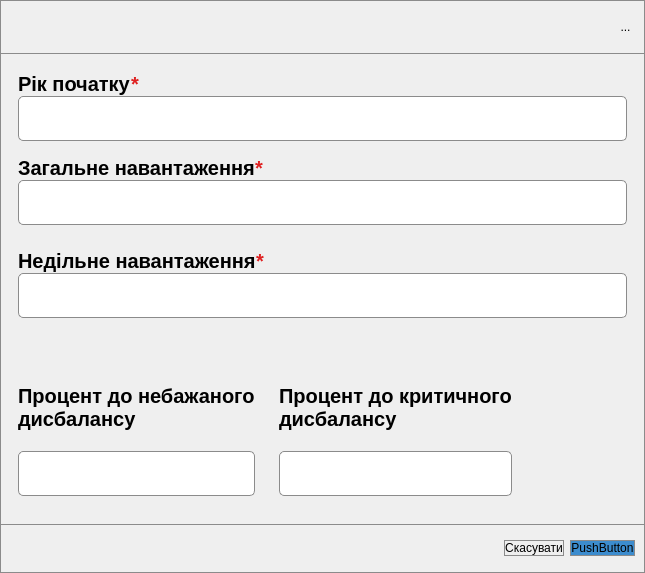
<?xml version="1.0" encoding="UTF-8"?>
<ui version="4.0">
 <class>SettingYearWindow</class>
 <widget class="QDialog" name="SettingYearWindow">
  <property name="geometry">
   <rect>
    <x>0</x>
    <y>0</y>
    <width>645</width>
    <height>573</height>
   </rect>
  </property>
  <property name="windowTitle">
   <string>Dialog</string>
  </property>
  <property name="styleSheet">
   <string notr="true">border: 1px solid rgb(139, 139, 139);</string>
  </property>
  <layout class="QVBoxLayout" name="verticalLayout">
   <property name="spacing">
    <number>0</number>
   </property>
   <property name="leftMargin">
    <number>0</number>
   </property>
   <property name="topMargin">
    <number>0</number>
   </property>
   <property name="rightMargin">
    <number>0</number>
   </property>
   <property name="bottomMargin">
    <number>0</number>
   </property>
   <item>
    <widget class="QFrame" name="Headar">
     <property name="maximumSize">
      <size>
       <width>16777215</width>
       <height>54</height>
      </size>
     </property>
     <property name="styleSheet">
      <string notr="true">border: 1px solid rgb(139, 139, 139);</string>
     </property>
     <property name="frameShape">
      <enum>QFrame::Shape::StyledPanel</enum>
     </property>
     <property name="frameShadow">
      <enum>QFrame::Shadow::Raised</enum>
     </property>
     <layout class="QHBoxLayout" name="horizontalLayout">
      <property name="spacing">
       <number>0</number>
      </property>
      <item>
       <widget class="QLabel" name="windowTitle">
        <property name="layoutDirection">
         <enum>Qt::LayoutDirection::LeftToRight</enum>
        </property>
        <property name="styleSheet">
         <string notr="true">color: black;
border: 0px;
margin-left: 24px;
margin-bottom: 6px;
font: 26px;
font-weight: 700;</string>
        </property>
        <property name="text">
         <string/>
        </property>
        <property name="alignment">
         <set>Qt::AlignmentFlag::AlignCenter</set>
        </property>
       </widget>
      </item>
      <item>
       <widget class="QToolButton" name="closeButton">
        <property name="styleSheet">
         <string notr="true">border: 0px;</string>
        </property>
        <property name="text">
         <string>...</string>
        </property>
       </widget>
      </item>
     </layout>
    </widget>
   </item>
   <item>
    <widget class="QFrame" name="frame">
     <property name="styleSheet">
      <string notr="true">border: 0px;</string>
     </property>
     <property name="frameShape">
      <enum>QFrame::Shape::StyledPanel</enum>
     </property>
     <property name="frameShadow">
      <enum>QFrame::Shadow::Raised</enum>
     </property>
     <layout class="QVBoxLayout" name="verticalLayout_2">
      <item>
       <widget class="QFrame" name="frame_3">
        <property name="frameShape">
         <enum>QFrame::Shape::StyledPanel</enum>
        </property>
        <property name="frameShadow">
         <enum>QFrame::Shadow::Raised</enum>
        </property>
        <layout class="QVBoxLayout" name="verticalLayout_3">
         <property name="spacing">
          <number>0</number>
         </property>
         <property name="bottomMargin">
          <number>0</number>
         </property>
         <item>
          <widget class="QFrame" name="frame_6">
           <property name="styleSheet">
            <string notr="true">color: rgb(223, 33, 33);</string>
           </property>
           <property name="frameShape">
            <enum>QFrame::Shape::StyledPanel</enum>
           </property>
           <property name="frameShadow">
            <enum>QFrame::Shadow::Raised</enum>
           </property>
           <layout class="QHBoxLayout" name="horizontalLayout_3">
            <property name="spacing">
             <number>0</number>
            </property>
            <property name="leftMargin">
             <number>0</number>
            </property>
            <property name="topMargin">
             <number>0</number>
            </property>
            <property name="rightMargin">
             <number>0</number>
            </property>
            <property name="bottomMargin">
             <number>0</number>
            </property>
            <item>
             <widget class="QLabel" name="label">
              <property name="maximumSize">
               <size>
                <width>16777215</width>
                <height>39</height>
               </size>
              </property>
              <property name="styleSheet">
               <string notr="true">color: rgb(0, 0, 0);
font-size: 20px;
font-weight: 700;</string>
              </property>
              <property name="text">
               <string>Рік початку</string>
              </property>
             </widget>
            </item>
            <item>
             <widget class="QLabel" name="label_4">
              <property name="styleSheet">
               <string notr="true">color: rgb(0, 0, 0);
font-size: 20px;
font-weight: 700;
color: rgb(223, 33, 33);</string>
              </property>
              <property name="text">
               <string>*</string>
              </property>
             </widget>
            </item>
            <item>
             <spacer name="horizontalSpacer_2">
              <property name="orientation">
               <enum>Qt::Orientation::Horizontal</enum>
              </property>
              <property name="sizeHint" stdset="0">
               <size>
                <width>40</width>
                <height>20</height>
               </size>
              </property>
             </spacer>
            </item>
           </layout>
          </widget>
         </item>
         <item>
          <widget class="QLineEdit" name="yearLineEdit">
           <property name="minimumSize">
            <size>
             <width>0</width>
             <height>45</height>
            </size>
           </property>
           <property name="styleSheet">
            <string notr="true">background-color: rgb(255, 255, 255);
border: 1px solid rgb(139, 139, 139);
border-radius: 5px;
color: rgb(0, 0, 0);
font-size: 14px;</string>
           </property>
           <property name="text">
            <string/>
           </property>
          </widget>
         </item>
        </layout>
       </widget>
      </item>
      <item>
       <widget class="QFrame" name="frame_5">
        <property name="frameShape">
         <enum>QFrame::Shape::StyledPanel</enum>
        </property>
        <property name="frameShadow">
         <enum>QFrame::Shadow::Raised</enum>
        </property>
        <layout class="QVBoxLayout" name="verticalLayout_4">
         <property name="spacing">
          <number>0</number>
         </property>
         <item>
          <widget class="QFrame" name="frame_8">
           <property name="styleSheet">
            <string notr="true">color: rgb(223, 33, 33);</string>
           </property>
           <property name="frameShape">
            <enum>QFrame::Shape::StyledPanel</enum>
           </property>
           <property name="frameShadow">
            <enum>QFrame::Shadow::Raised</enum>
           </property>
           <layout class="QHBoxLayout" name="horizontalLayout_5">
            <property name="spacing">
             <number>0</number>
            </property>
            <property name="leftMargin">
             <number>0</number>
            </property>
            <property name="topMargin">
             <number>0</number>
            </property>
            <property name="rightMargin">
             <number>0</number>
            </property>
            <property name="bottomMargin">
             <number>0</number>
            </property>
            <item>
             <widget class="QLabel" name="label_6">
              <property name="maximumSize">
               <size>
                <width>16777215</width>
                <height>39</height>
               </size>
              </property>
              <property name="styleSheet">
               <string notr="true">color: rgb(0, 0, 0);
font-size: 20px;
font-weight: 700;</string>
              </property>
              <property name="text">
               <string>Загальне навантаження</string>
              </property>
             </widget>
            </item>
            <item>
             <widget class="QLabel" name="label_7">
              <property name="styleSheet">
               <string notr="true">color: rgb(0, 0, 0);
font-size: 20px;
font-weight: 700;
color: rgb(223, 33, 33);</string>
              </property>
              <property name="text">
               <string>*</string>
              </property>
             </widget>
            </item>
            <item>
             <spacer name="horizontalSpacer_4">
              <property name="orientation">
               <enum>Qt::Orientation::Horizontal</enum>
              </property>
              <property name="sizeHint" stdset="0">
               <size>
                <width>40</width>
                <height>20</height>
               </size>
              </property>
             </spacer>
            </item>
           </layout>
          </widget>
         </item>
         <item>
          <widget class="QLineEdit" name="anualLoadLineEdit">
           <property name="minimumSize">
            <size>
             <width>0</width>
             <height>45</height>
            </size>
           </property>
           <property name="styleSheet">
            <string notr="true">background-color: rgb(255, 255, 255);
border: 1px solid rgb(139, 139, 139);
border-radius: 5px;
color: rgb(0, 0, 0);
font-size: 14px;</string>
           </property>
           <property name="text">
            <string/>
           </property>
          </widget>
         </item>
        </layout>
       </widget>
      </item>
      <item>
       <widget class="QFrame" name="frame_4">
        <property name="frameShape">
         <enum>QFrame::Shape::StyledPanel</enum>
        </property>
        <property name="frameShadow">
         <enum>QFrame::Shadow::Raised</enum>
        </property>
        <layout class="QVBoxLayout" name="verticalLayout_5">
         <property name="spacing">
          <number>0</number>
         </property>
         <item>
          <widget class="QFrame" name="frame_9">
           <property name="styleSheet">
            <string notr="true">color: rgb(223, 33, 33);</string>
           </property>
           <property name="frameShape">
            <enum>QFrame::Shape::StyledPanel</enum>
           </property>
           <property name="frameShadow">
            <enum>QFrame::Shadow::Raised</enum>
           </property>
           <layout class="QHBoxLayout" name="horizontalLayout_6">
            <property name="spacing">
             <number>0</number>
            </property>
            <property name="leftMargin">
             <number>0</number>
            </property>
            <property name="topMargin">
             <number>0</number>
            </property>
            <property name="rightMargin">
             <number>0</number>
            </property>
            <property name="bottomMargin">
             <number>0</number>
            </property>
            <item>
             <widget class="QLabel" name="label_8">
              <property name="maximumSize">
               <size>
                <width>16777215</width>
                <height>39</height>
               </size>
              </property>
              <property name="styleSheet">
               <string notr="true">color: rgb(0, 0, 0);
font-size: 20px;
font-weight: 700;</string>
              </property>
              <property name="text">
               <string>Недільне навантаження</string>
              </property>
             </widget>
            </item>
            <item>
             <widget class="QLabel" name="label_9">
              <property name="styleSheet">
               <string notr="true">color: rgb(0, 0, 0);
font-size: 20px;
font-weight: 700;
color: rgb(223, 33, 33);</string>
              </property>
              <property name="text">
               <string>*</string>
              </property>
             </widget>
            </item>
            <item>
             <spacer name="horizontalSpacer_5">
              <property name="orientation">
               <enum>Qt::Orientation::Horizontal</enum>
              </property>
              <property name="sizeHint" stdset="0">
               <size>
                <width>40</width>
                <height>20</height>
               </size>
              </property>
             </spacer>
            </item>
           </layout>
          </widget>
         </item>
         <item>
          <widget class="QLineEdit" name="weakLoadLineEdit">
           <property name="minimumSize">
            <size>
             <width>0</width>
             <height>45</height>
            </size>
           </property>
           <property name="styleSheet">
            <string notr="true">background-color: rgb(255, 255, 255);
border: 1px solid rgb(139, 139, 139);
border-radius: 5px;
color: rgb(0, 0, 0);
font-size: 14px;</string>
           </property>
           <property name="text">
            <string/>
           </property>
          </widget>
         </item>
        </layout>
       </widget>
      </item>
      <item>
       <widget class="QFrame" name="frame_7">
        <property name="minimumSize">
         <size>
          <width>0</width>
          <height>182</height>
         </size>
        </property>
        <property name="frameShape">
         <enum>QFrame::Shape::StyledPanel</enum>
        </property>
        <property name="frameShadow">
         <enum>QFrame::Shadow::Raised</enum>
        </property>
        <layout class="QHBoxLayout" name="horizontalLayout_4">
         <property name="leftMargin">
          <number>0</number>
         </property>
         <property name="topMargin">
          <number>0</number>
         </property>
         <property name="bottomMargin">
          <number>0</number>
         </property>
         <item>
          <widget class="QFrame" name="frame_10">
           <property name="frameShape">
            <enum>QFrame::Shape::StyledPanel</enum>
           </property>
           <property name="frameShadow">
            <enum>QFrame::Shadow::Raised</enum>
           </property>
           <layout class="QVBoxLayout" name="verticalLayout_6">
            <property name="topMargin">
             <number>0</number>
            </property>
            <property name="bottomMargin">
             <number>0</number>
            </property>
            <item>
             <widget class="QLabel" name="label_3">
              <property name="minimumSize">
               <size>
                <width>0</width>
                <height>76</height>
               </size>
              </property>
              <property name="maximumSize">
               <size>
                <width>16777215</width>
                <height>39</height>
               </size>
              </property>
              <property name="styleSheet">
               <string notr="true">color: rgb(0, 0, 0);
font-size: 20px;
font-weight: 700;</string>
              </property>
              <property name="text">
               <string>Процент до небажаного дисбалансу</string>
              </property>
              <property name="wordWrap">
               <bool>true</bool>
              </property>
             </widget>
            </item>
            <item>
             <widget class="QLineEdit" name="badImbalanceLineEdit">
              <property name="minimumSize">
               <size>
                <width>0</width>
                <height>45</height>
               </size>
              </property>
              <property name="styleSheet">
               <string notr="true">background-color: rgb(255, 255, 255);
border: 1px solid rgb(139, 139, 139);
border-radius: 5px;
color: rgb(0, 0, 0);
font-size: 14px;</string>
              </property>
              <property name="text">
               <string/>
              </property>
             </widget>
            </item>
           </layout>
          </widget>
         </item>
         <item>
          <widget class="QFrame" name="frame_11">
           <property name="frameShape">
            <enum>QFrame::Shape::StyledPanel</enum>
           </property>
           <property name="frameShadow">
            <enum>QFrame::Shadow::Raised</enum>
           </property>
           <layout class="QVBoxLayout" name="verticalLayout_7">
            <property name="topMargin">
             <number>0</number>
            </property>
            <property name="bottomMargin">
             <number>0</number>
            </property>
            <item>
             <widget class="QLabel" name="label_5">
              <property name="minimumSize">
               <size>
                <width>0</width>
                <height>76</height>
               </size>
              </property>
              <property name="maximumSize">
               <size>
                <width>16777215</width>
                <height>39</height>
               </size>
              </property>
              <property name="styleSheet">
               <string notr="true">color: rgb(0, 0, 0);
font-size: 20px;
font-weight: 700;</string>
              </property>
              <property name="text">
               <string>Процент до критичного дисбалансу</string>
              </property>
              <property name="wordWrap">
               <bool>true</bool>
              </property>
             </widget>
            </item>
            <item>
             <widget class="QLineEdit" name="criticalImbalanceLineEdit">
              <property name="minimumSize">
               <size>
                <width>0</width>
                <height>45</height>
               </size>
              </property>
              <property name="styleSheet">
               <string notr="true">background-color: rgb(255, 255, 255);
border: 1px solid rgb(139, 139, 139);
border-radius: 5px;
color: rgb(0, 0, 0);
font-size: 14px;</string>
              </property>
              <property name="text">
               <string/>
              </property>
             </widget>
            </item>
           </layout>
          </widget>
         </item>
         <item>
          <spacer name="horizontalSpacer_3">
           <property name="orientation">
            <enum>Qt::Orientation::Horizontal</enum>
           </property>
           <property name="sizeHint" stdset="0">
            <size>
             <width>40</width>
             <height>20</height>
            </size>
           </property>
          </spacer>
         </item>
        </layout>
       </widget>
      </item>
     </layout>
    </widget>
   </item>
   <item>
    <widget class="QFrame" name="frame_2">
     <property name="maximumSize">
      <size>
       <width>16777215</width>
       <height>54</height>
      </size>
     </property>
     <property name="styleSheet">
      <string notr="true">border: 1px solid rgb(139, 139, 139);</string>
     </property>
     <property name="frameShape">
      <enum>QFrame::Shape::StyledPanel</enum>
     </property>
     <property name="frameShadow">
      <enum>QFrame::Shadow::Raised</enum>
     </property>
     <layout class="QHBoxLayout" name="horizontalLayout_2">
      <item>
       <spacer name="horizontalSpacer">
        <property name="orientation">
         <enum>Qt::Orientation::Horizontal</enum>
        </property>
        <property name="sizeHint" stdset="0">
         <size>
          <width>40</width>
          <height>20</height>
         </size>
        </property>
       </spacer>
      </item>
      <item>
       <widget class="QPushButton" name="cancelButon">
        <property name="styleSheet">
         <string notr="true">color: rgb(0, 0, 0);</string>
        </property>
        <property name="text">
         <string>Скасувати</string>
        </property>
       </widget>
      </item>
      <item>
       <widget class="QPushButton" name="agreeButton">
        <property name="styleSheet">
         <string notr="true">color: rgb(0, 0, 0);
background-color: rgb(60, 140, 206);</string>
        </property>
        <property name="text">
         <string>PushButton</string>
        </property>
       </widget>
      </item>
     </layout>
    </widget>
   </item>
  </layout>
 </widget>
 <resources/>
 <connections/>
</ui>
